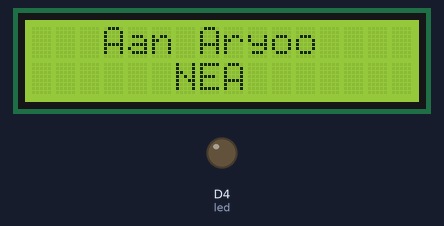
This sketch was run on a simulated ESP8266 (NodeMCU). Shown: 16×2 character LCD, output pins drawn as LEDs (lit = HIGH). Dashed ring = blinking. WiFi joins after 1.5 s; servers stay silent unless stated; network time is answered at once with the bench clock; the local clock reads 2024-03-15 10:24:30 at power-on unless the sketch sets it.

Above: at 0.1 s.
At 2.3 s:
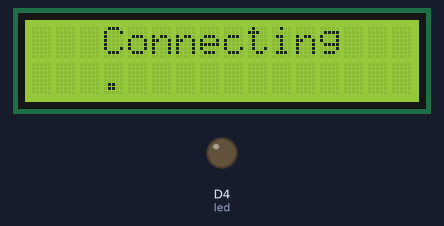
At 3.8 s:
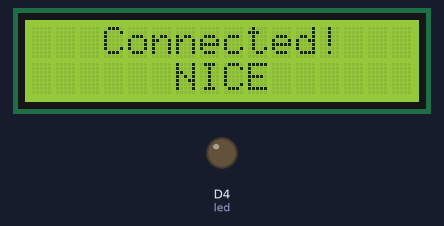
At 5.8 s:
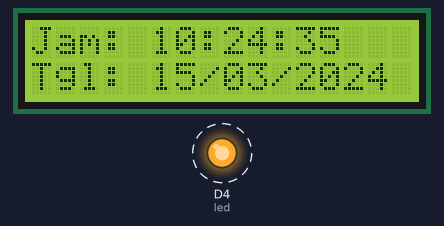
Timing chart, 0 to 40.0 s (numbered marks = the images above):
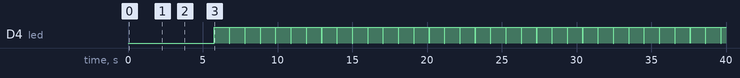

The sketch:

001_IOT-Clock-With-NTP.ino
```cpp
#include <ESP8266WiFi.h>
#include <WiFiUdp.h>
#include <NTPClient.h>
#include <TimeLib.h>
#include <LiquidCrystal_I2C.h>
LiquidCrystal_I2C lcd(0x27, 16, 2);//scl d1 sda d2

char* ssid = "YOUR_WIFI";
char* pw = "YOUR_WIFI_PASSWORD";
const long utcOffsetInSeconds = 25200;
WiFiUDP ntpUDP;

NTPClient timeClient(ntpUDP, "id.pool.ntp.org", utcOffsetInSeconds);

char Time[ ] = "Jam: 00:00:00";
char Date[ ] = "Tgl: 00/00/2000";
byte last_second, second_, minute_, hour_, day_, month_;
int year_;
int i=0;
int led = D4;

void setup() {
  pinMode(led,OUTPUT);
  lcd.init();
  lcd.backlight();
  lcd.clear();
  lcd.setCursor(3,0);
  lcd.print("Aan Aryoo");
  lcd.setCursor(6,1);
  lcd.print("NEA");
  delay(2000);


  WiFi.begin(ssid, pw);
  lcd.clear();
  lcd.setCursor(3,0);
  lcd.print("Connecting");

  while(WiFi.status() != WL_CONNECTED){
    if(i==11){
      i=0;
      lcd.clear();
      lcd.setCursor(3,0);
      lcd.print("Connecting");
    }
    delay(200);
    lcd.setCursor(3+i,1);
    lcd.print(".");
    i++;
  }
  lcd.clear();
  lcd.setCursor(3,0);
  lcd.print("Connected!");
  lcd.setCursor(6,1);
  lcd.print("NICE");

  delay(2000);
  timeClient.begin();
}

void loop() {

  timeClient.update();
  unsigned long unix_epoch = timeClient.getEpochTime();

  second_ = second(unix_epoch);
  if(last_second != second_) {
    minute_ = minute(unix_epoch);
    hour_ = hour(unix_epoch);
    day_ = day(unix_epoch);
    month_ = month(unix_epoch);
    year_ = year(unix_epoch);

    Time[12] = second_ % 10 + 48;
    Time[11] = second_ / 10 + 48;
    Time[9] = minute_ % 10 + 48;
    Time[8] = minute_ / 10 + 48;
    Time[6] = hour_ % 10 + 48;
    Time[5] = hour_ / 10 + 48;

    Date[5] = day_ / 10 + 48;
    Date[6] = day_ % 10 + 48;
    Date[8] = month_ / 10 + 48;
    Date[9] = month_ % 10 + 48;
    Date[13] = (year_ / 10) % 10 + 48;
    Date[14] = year_ % 10 %10 + 48;

    lcd.setCursor(0,0);
    lcd.print(Time);
    lcd.setCursor(0,1);
    lcd.print(Date);
    last_second = second_;
  }
  digitalWrite(led,HIGH);
  delay(1000);
  digitalWrite(led,LOW);
}
```

Measured:
- by itself, D4 (led): alternates HIGH for 1.0 s and LOW for 0.03 s
- what the display in image 2 shows lasts 2.1 s, from 3.7 s to 5.8 s
